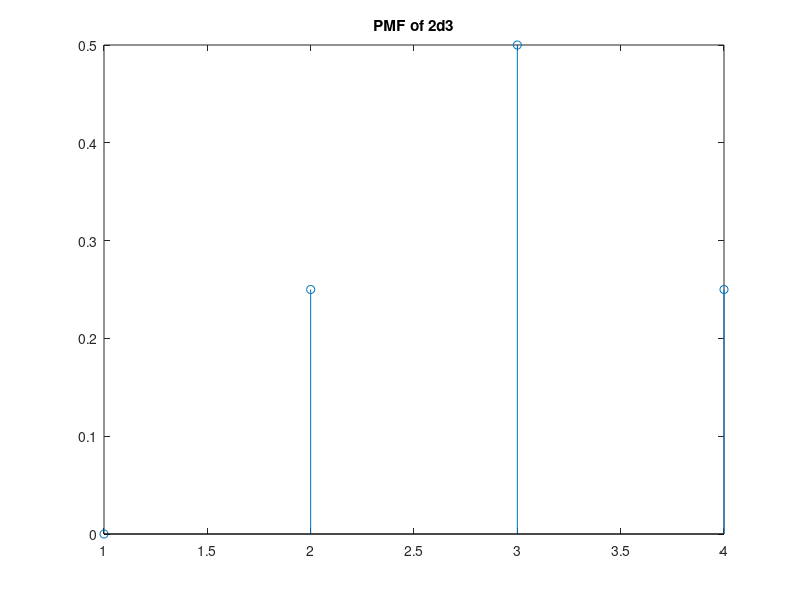
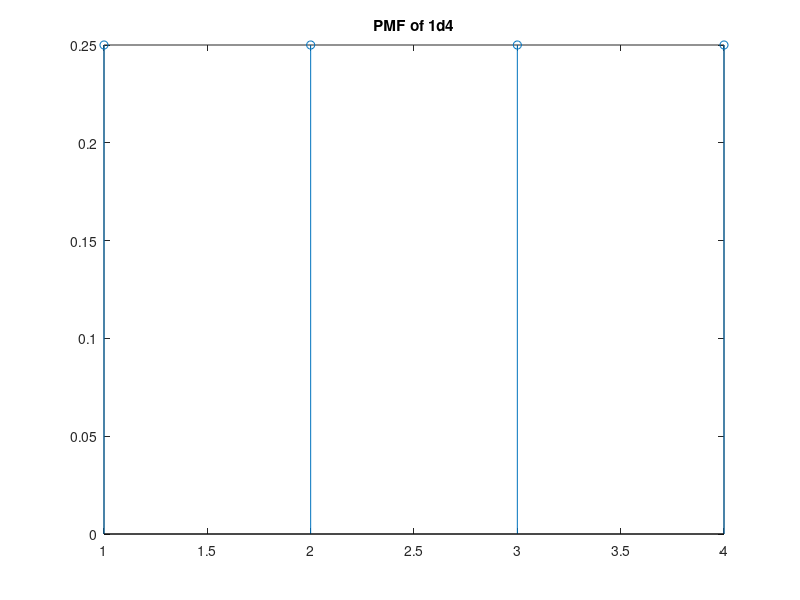

The MATLAB script that drew these images, in order:
%% EpicQUESTion 2
M = 10;
M = 1e6; % number of experiments to perform 
%% Part A
% Average troll health $= .25*1 + .25*2 + .25*3 +.25*4 = 2.5$
hp = randi(4,M,1); % set of 1d4
hp_ave = mean(hp); % average troll health
fprintf("Average troll health: %f\n", hp_ave);

%%
% Average fireball damage $= 0*1 + .25*2 + .50*3 + .25*4 = 3$
f = randi(2,M,2); % set of 2d2
f_dmg = sum(f,2); % compute damage 
f_ave = mean(f_dmg); % average fireball damage
f_3 = sum(f_dmg>3)/M; % probability damage > 3
fprintf("Average fireball damage: %f\n", f_ave);
fprintf("Probability fireball >3: %f\n", f_3);

%% Part B
% F = event of fireball damage
% T1, T2 = event of troll hp

pmf_F = [0; 0.25; 0.5; 0.25];
pmf_T = ones(4, 1).*0.25;

figure; stem(pmf_F); title("PMF of 2d3");
figure; stem(pmf_T); title("PMF of 1d4");

%% Part C

hp = randi(4,M,2); % make M banks of 2 trolls
f = randi(2,M,2); % throw 2 die for each spell
f_dmg = sum(f,2); % compute fireball damage
hp_new = hp - f_dmg; % attack troll
kia = hp_new <= 0; % see if dead
dead = sum(kia,2); % count the dead
fprintf("Probability of 2 kill: %f\n", sum(dead == 2)/M);

%% Part C Theoretical
theoretical_dead = 0;
prob_space = [1,2,3,4];
%for loop for each troll, iterating through combinations
%using conditional probability aptly for each case
%e.g. set of troll hp of [1,1] is killed, at the very least when fireball
%>=1, such that p(fireball>=1|[1,1]) = 1*(1/4)^2
for i = prob_space
    for j = prob_space
        if i ==4 || j ==4
            theoretical_dead = theoretical_dead+(1/4)^3;
        elseif i == 3 || j==3
            theoretical_dead = theoretical_dead + (3/4)*(1/4)^2;
        elseif i==2 || j ==2
            theoretical_dead = theoretical_dead + (1/4)^2;
        else
            theoretical_dead = theoretical_dead + (1/4)^2;
        end
    end
end

fprintf("Theoretical probability of 2 kill: %f\n", theoretical_dead);
%% Part D
% Each troll killed independently, troll must have health of at least 3
% otherwise any fireball will kill. Fireball must do less than 3 damage 
% otherwise it will kill any troll. 

kia(dead~=1,:)=1; % find lone survivors 
survivor_hp = hp_new(~kia); % check their health 
fprintf("Mean survivor health: %f\n", mean(survivor_hp));

%% Part D Theoretical
% R = event of the remaining hp of one troll given that exactly one troll
%   is dead, 0 otherwise
%
% k = event that exactly one troll is dead
%
% E(P(R given k)) = sum(r * P(R=r given k))
%   = sum(r * P(R=r and k)/P(k))

joint_pmf_TF = pmf_T*pmf_T';
joint_pmf_TF = reshape(joint_pmf_TF(:)*pmf_F', 4, 4, 4);

[T1, T2, F] = ndgrid(1:4);

R = (F >= T1 & F < T2).*(T2 - F) + ...
    (F >= T2 & F < T1).*(T1 - F);

p_2d = 0;
for r=1:2
    p_2d = p_2d + r*sum(joint_pmf_TF(R == r));
end

p_2d = p_2d/sum(joint_pmf_TF(R > 0));
fprintf("Theoretical mean survivor health: %f\n", p_2d);

%% Part E 
% 50% chance of hitting with sword, 
% 50% change of hitting with hammer given sword hit 
% I didn't compute the damage probabilities 

roll_sword = randi([0,1],M,1); % generate sword hits
sword_dmg = sum(randi(6,M,2),2); % generate sword damage 
roll_hammer = randi([0,1],M,1); % generate potential hammer hits
hammer_dmg = randi(4,M,1); % generate pontential hammer damage
% conditional probability achieved by requiring sword and hammer to be true
dmg = roll_sword.*sword_dmg + roll_sword.*roll_hammer.*hammer_dmg;
fprintf("Mean Shitvam damage: %f\n", mean(dmg));

%% Part E Theoretical
% X = dice roll,
% S = sword damage,
% H = hammer damage, 
% SH = sword and hammer damage,
% O = 0 damage,
% D = total damage,
%
% $P(D) = 0.5*P(O) + 0.25*P(S) + 0.25*P(SH)$
%
% note that prob of 0 damage is not counted in expectation

joint_pmf_X = ones(6, 6).*(1/6^2);

[X1, X2] = meshgrid(1:6); 
S = X1 + X2;

pmf_S = zeros(16, 1);
for s=2:12
    pmf_S(s) = sum(joint_pmf_X(S == s));
end

pmf_H = zeros(16, 1);
pmf_H(1:4) = 1/4;

joint_pmf_SH = pmf_S*pmf_H';
[S, H] = meshgrid(1:16);
SH = S + H;

pmf_SH = zeros(16, 1);
for sh=2:16
    pmf_SH(sh) = sum(joint_pmf_SH(SH == sh));
end

pmf_D = 0.25.*pmf_S + 0.25.*pmf_SH;

p_2e = sum((1:16).*pmf_D');
fprintf("Theoretical Mean Shitvam damage: %f\n", p_2e);